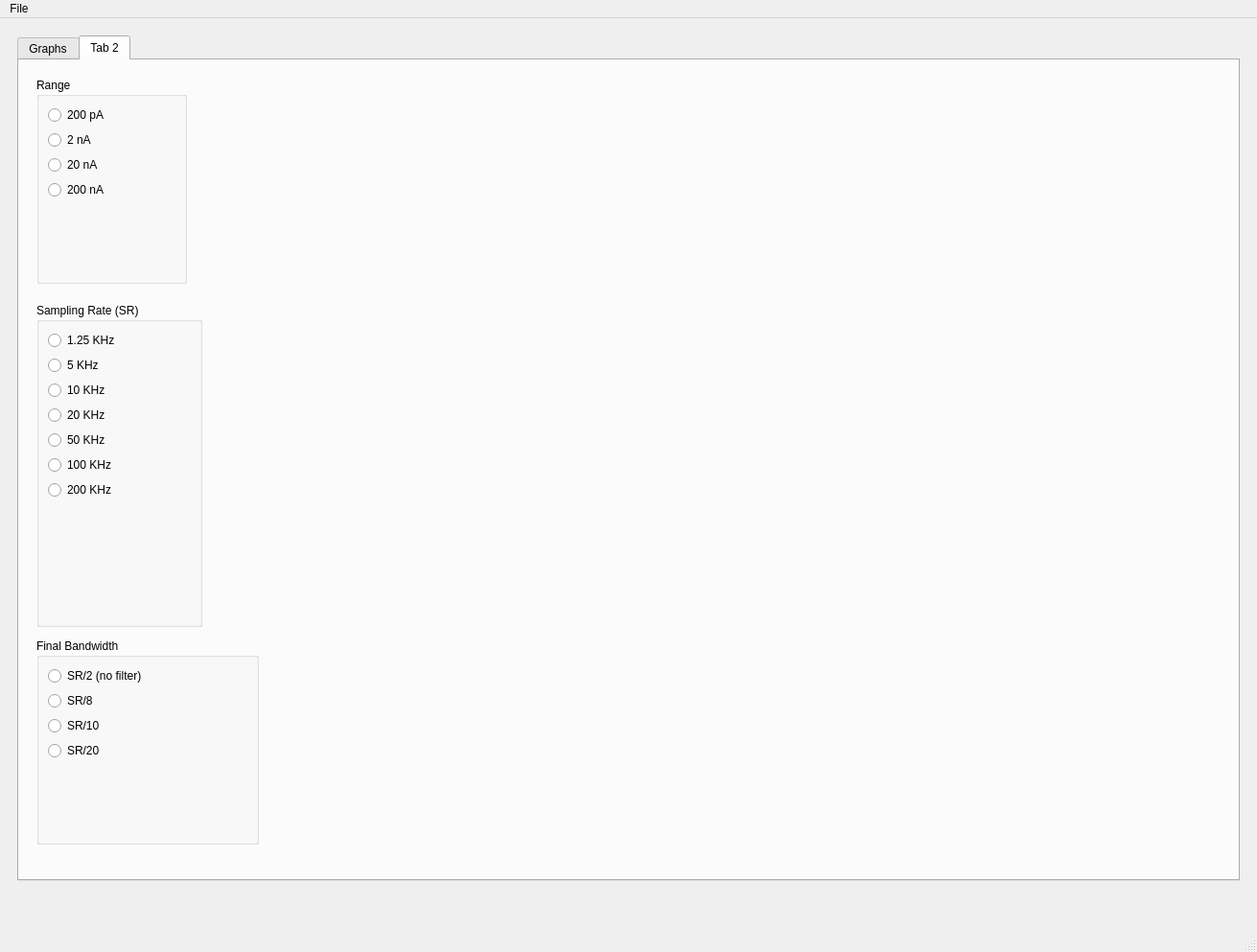
<?xml version="1.0" encoding="UTF-8"?>
<ui version="4.0">
 <class>MainWindow</class>
 <widget class="QMainWindow" name="MainWindow">
  <property name="geometry">
   <rect>
    <x>0</x>
    <y>0</y>
    <width>1311</width>
    <height>993</height>
   </rect>
  </property>
  <property name="windowTitle">
   <string>Elements e4</string>
  </property>
  <widget class="QWidget" name="centralwidget">
   <widget class="QTabWidget" name="tabGraphs">
    <property name="geometry">
     <rect>
      <x>18</x>
      <y>18</y>
      <width>1275</width>
      <height>882</height>
     </rect>
    </property>
    <property name="sizePolicy">
     <sizepolicy hsizetype="Expanding" vsizetype="Ignored">
      <horstretch>0</horstretch>
      <verstretch>0</verstretch>
     </sizepolicy>
    </property>
    <property name="currentIndex">
     <number>1</number>
    </property>
    <widget class="QWidget" name="Graphs">
     <attribute name="title">
      <string>Graphs</string>
     </attribute>
     <layout class="QGridLayout" name="gridLayout">
      <item row="0" column="0">
       <layout class="QVBoxLayout" name="verticalLayout">
        <item>
         <layout class="QHBoxLayout" name="horizontalLayout">
          <item>
           <widget class="QCheckBox" name="showCh1">
            <property name="text">
             <string>Channel 1</string>
            </property>
            <property name="checked">
             <bool>true</bool>
            </property>
           </widget>
          </item>
          <item>
           <widget class="QCheckBox" name="showCh2">
            <property name="text">
             <string>Channel 2</string>
            </property>
            <property name="checked">
             <bool>false</bool>
            </property>
           </widget>
          </item>
          <item>
           <widget class="QCheckBox" name="showCh3">
            <property name="text">
             <string>Channel 3</string>
            </property>
            <property name="checked">
             <bool>false</bool>
            </property>
           </widget>
          </item>
          <item>
           <widget class="QCheckBox" name="showCh4">
            <property name="text">
             <string>Channel 4</string>
            </property>
            <property name="checked">
             <bool>false</bool>
            </property>
           </widget>
          </item>
         </layout>
        </item>
        <item>
         <widget class="GraphicsLayoutWidget" name="Ch1Data"/>
        </item>
        <item alignment="Qt::AlignHCenter">
         <widget class="QLabel" name="lCh1">
          <property name="text">
           <string>Channel 1</string>
          </property>
         </widget>
        </item>
        <item>
         <widget class="GraphicsLayoutWidget" name="Ch2Data"/>
        </item>
        <item alignment="Qt::AlignHCenter">
         <widget class="QLabel" name="lCh2">
          <property name="text">
           <string>Channel 2</string>
          </property>
         </widget>
        </item>
        <item>
         <widget class="GraphicsLayoutWidget" name="Ch3Data"/>
        </item>
        <item alignment="Qt::AlignHCenter">
         <widget class="QLabel" name="lCh3">
          <property name="text">
           <string>Channel 3</string>
          </property>
         </widget>
        </item>
        <item>
         <widget class="GraphicsLayoutWidget" name="Ch4Data"/>
        </item>
        <item alignment="Qt::AlignHCenter">
         <widget class="QLabel" name="lCh4">
          <property name="text">
           <string>Channel 4</string>
          </property>
         </widget>
        </item>
       </layout>
      </item>
     </layout>
    </widget>
    <widget class="QWidget" name="Settings">
     <attribute name="title">
      <string>Tab 2</string>
     </attribute>
     <widget class="QGroupBox" name="gbRange_2">
      <property name="geometry">
       <rect>
        <x>18</x>
        <y>18</y>
        <width>157</width>
        <height>215</height>
       </rect>
      </property>
      <property name="title">
       <string>Range</string>
      </property>
      <layout class="QFormLayout" name="formLayout">
       <item row="0" column="0">
        <widget class="QRadioButton" name="rb200pA_2">
         <property name="text">
          <string>200 pA</string>
         </property>
        </widget>
       </item>
       <item row="1" column="0">
        <widget class="QRadioButton" name="rb2nA_2">
         <property name="text">
          <string>2 nA</string>
         </property>
        </widget>
       </item>
       <item row="2" column="0">
        <widget class="QRadioButton" name="rb20nA_2">
         <property name="text">
          <string>20 nA</string>
         </property>
        </widget>
       </item>
       <item row="3" column="0">
        <widget class="QRadioButton" name="rb200nA_2">
         <property name="text">
          <string>200 nA</string>
         </property>
        </widget>
       </item>
      </layout>
     </widget>
     <widget class="QGroupBox" name="gbSampleRate_2">
      <property name="geometry">
       <rect>
        <x>18</x>
        <y>253</y>
        <width>173</width>
        <height>338</height>
       </rect>
      </property>
      <property name="title">
       <string>Sampling Rate (SR)</string>
      </property>
      <layout class="QFormLayout" name="formLayout_2">
       <item row="0" column="0">
        <widget class="QRadioButton" name="rb1_25KHz_3">
         <property name="text">
          <string>1.25 KHz</string>
         </property>
        </widget>
       </item>
       <item row="1" column="0">
        <widget class="QRadioButton" name="rb5KHz_3">
         <property name="text">
          <string>5 KHz</string>
         </property>
        </widget>
       </item>
       <item row="2" column="0">
        <widget class="QRadioButton" name="rb10KHz_3">
         <property name="text">
          <string>10 KHz</string>
         </property>
        </widget>
       </item>
       <item row="3" column="0">
        <widget class="QRadioButton" name="rb20KHz_3">
         <property name="text">
          <string>20 KHz</string>
         </property>
        </widget>
       </item>
       <item row="4" column="0">
        <widget class="QRadioButton" name="rb50KHz_3">
         <property name="text">
          <string>50 KHz</string>
         </property>
        </widget>
       </item>
       <item row="5" column="0">
        <widget class="QRadioButton" name="rb100KHz_3">
         <property name="text">
          <string>100 KHz</string>
         </property>
        </widget>
       </item>
       <item row="6" column="0">
        <widget class="QRadioButton" name="rb200KHz_3">
         <property name="text">
          <string>200 KHz</string>
         </property>
        </widget>
       </item>
      </layout>
     </widget>
     <widget class="QGroupBox" name="gbFinalBandwidth_2">
      <property name="geometry">
       <rect>
        <x>18</x>
        <y>603</y>
        <width>232</width>
        <height>215</height>
       </rect>
      </property>
      <property name="title">
       <string>Final Bandwidth</string>
      </property>
      <layout class="QFormLayout" name="formLayout_3">
       <item row="0" column="0">
        <widget class="QRadioButton" name="rbSRby2_2">
         <property name="text">
          <string>SR/2 (no filter)</string>
         </property>
        </widget>
       </item>
       <item row="1" column="0">
        <widget class="QRadioButton" name="rbSRby8_2">
         <property name="text">
          <string>SR/8</string>
         </property>
        </widget>
       </item>
       <item row="2" column="0">
        <widget class="QRadioButton" name="rbSRby10_2">
         <property name="text">
          <string>SR/10</string>
         </property>
        </widget>
       </item>
       <item row="3" column="0">
        <widget class="QRadioButton" name="rbSRby20_2">
         <property name="text">
          <string>SR/20</string>
         </property>
        </widget>
       </item>
      </layout>
     </widget>
    </widget>
   </widget>
  </widget>
  <widget class="QMenuBar" name="menubar">
   <property name="geometry">
    <rect>
     <x>0</x>
     <y>0</y>
     <width>1311</width>
     <height>38</height>
    </rect>
   </property>
   <widget class="QMenu" name="menuFile">
    <property name="title">
     <string>File</string>
    </property>
    <addaction name="actionOpen"/>
   </widget>
   <addaction name="menuFile"/>
  </widget>
  <widget class="QStatusBar" name="statusbar"/>
  <action name="actionOpen">
   <property name="text">
    <string>Run Script File</string>
   </property>
  </action>
  <action name="actionExit">
   <property name="text">
    <string>Exit</string>
   </property>
  </action>
 </widget>
 <customwidgets>
  <customwidget>
   <class>GraphicsLayoutWidget</class>
   <extends>QGraphicsView</extends>
   <header>pyqtgraph</header>
  </customwidget>
 </customwidgets>
 <resources/>
 <connections/>
</ui>
